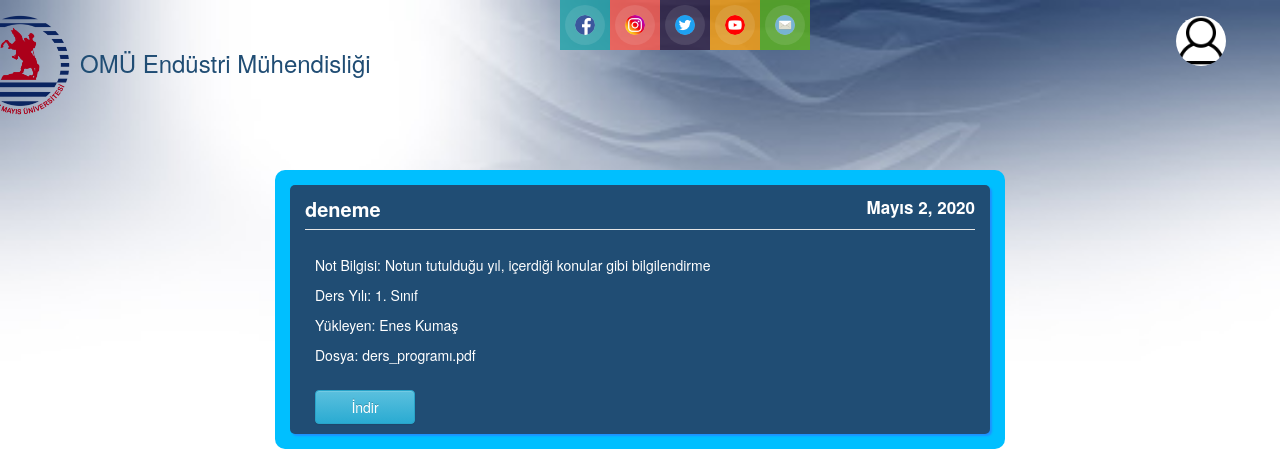
/dersNotlari/5/, run on the app's committed database.
### dersNotu/models.py (models this page shows, shortened)
class Ders(models.Model):
    published_time = models.DateField(auto_now_add=True)
    Ders = models.CharField(max_length=120, default='', verbose_name='Ders')
    Not = models.TextField (default='', verbose_name='Not')
    Sınıf = models.CharField(max_length=120, default='', verbose_name='Sınıf')
    Yükleyen = models.CharField(max_length=150, default='', verbose_name='Yükleyen')
    pdf = models.FileField(blank=True, null=True)
    yukleyenId = models.EmailField()
    class Meta:
        ordering = ['-published_time', 'id']

### dersNotu/views.py (the view)
# urls.py: url(r'^(?P<id>\d+)/$', ders_detail, name='detail'),
def ders_detail(request, id):
    ders = get_object_or_404(Ders, id=id)
    context = {
        'ders': ders
    }
    return render(request, 'ders/detail.html', context)

### templates/ders/detail.html (shortened to what this page needs)
{% extends 'base.html' %}
{% block body %}
 <div class="container"
     style="margin-top: 50px; margin-bottom: 50px; background-color: deepskyblue; width: 730px; -webkit-border-radius: 10px; -moz-border-radius: 10px; border-radius: 10px 10px 10px 10px;">
        <div class="container"
             style="background-color: #204d74; width: 700px; margin-bottom: 15px; margin-top: 15px; color: white; -webkit-border-radius: 5px; -moz-border-radius: 5px; border-radius: 5px 5px 5px 5px; -moz-box-shadow: 2px 2px 2px #1E90FF; -webkit-box-shadow: 2px 2px 2px #1E90FF;">
            <legend><b><p style="margin-top: 10px; margin-bottom: 5px; font-size: 20px; color: white;">
            {{ders.Ders}} <small style="color:white; float: right;"> {{ ders.published_time}}</small></p>
            </b></legend>
            <div class="row" style="margin-left: 10px; font-size: 14px">
                <div class="form-group row col-lg-10" style="margin-top: 5px;">
                    <p><span class=" ">Not Bilgisi: </span>
                        {{ ders.Not }}
                    </p>
                    <p><span class="">Ders Yılı: </span>
                        {{ ders.Sınıf}}. Sınıf
                    </p>
                    <p><span class=" ">Yükleyen: </span>
                        {{ ders.Yükleyen }}
                    </p>
                    <p><span class=" ">Dosya: </span>
                        {{ ders.pdf }}
                    </p>
                </div>
            </div>
            <div class="row" style="margin-left: 10px;">
                <p><a class="btn btn-info" href="{{ders.pdf.url}}" role="button" style="width: 100px;">İndir</a>
            </div>
        </div>
 </div>
{% endblock %}

### static/css/body.css (style rules this page uses)
body { background-image: url('/static/images/arkaplan6.jpeg'); background-repeat: no-repeat; background-position: top center; background-attachment: fixed; background-size: cover; -webkit-background-size: cover; -moz-background-size: cover; -o-background-size: cover; margin: 0; padding: 0; font-family:Arial; }

### data on the page
Ders: Ders "deneme", published_time "Mayıs 2, 2020", Not "Notun tutulduğu yıl, içerdiği konular gibi bilgilendirme", Sınıf "1", Yükleyen "Enes Kumaş", pdf "ders_programı.pdf"
